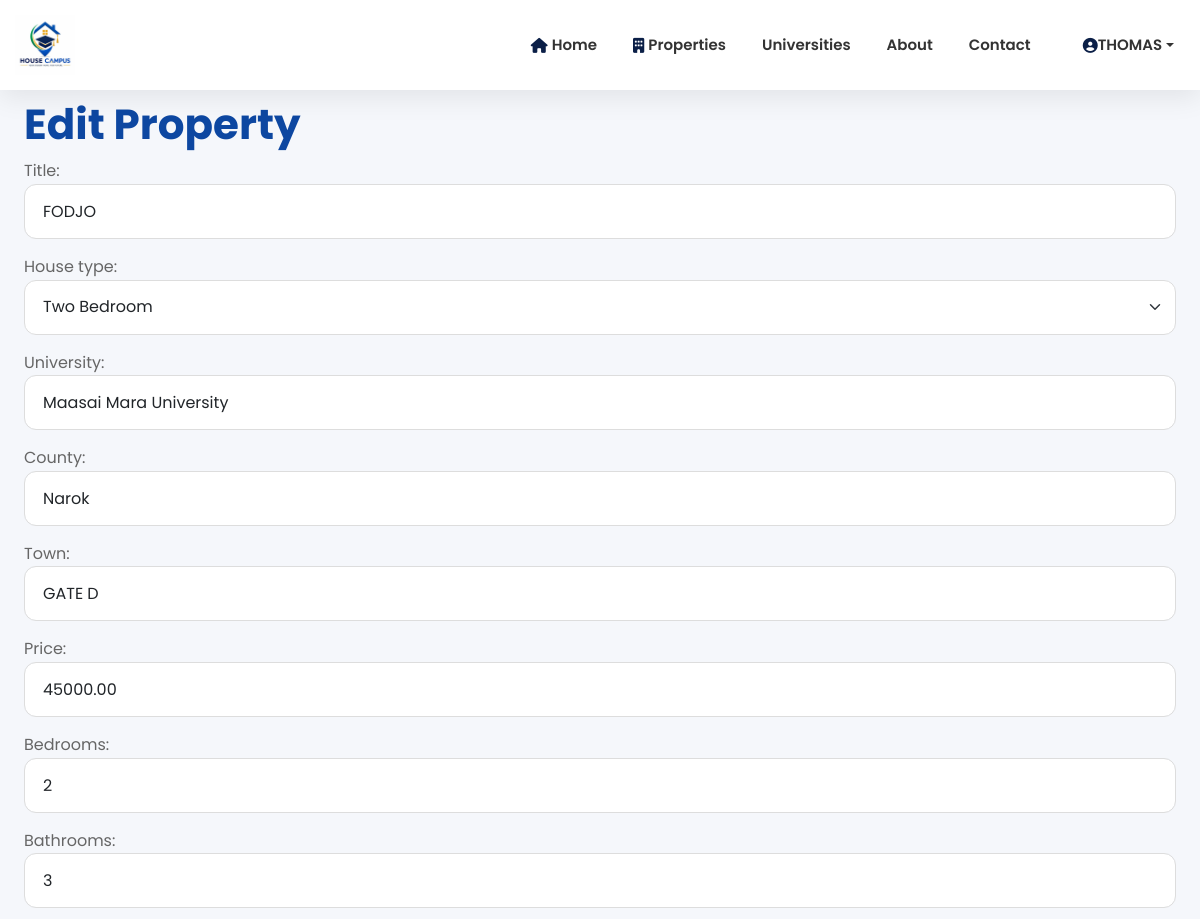
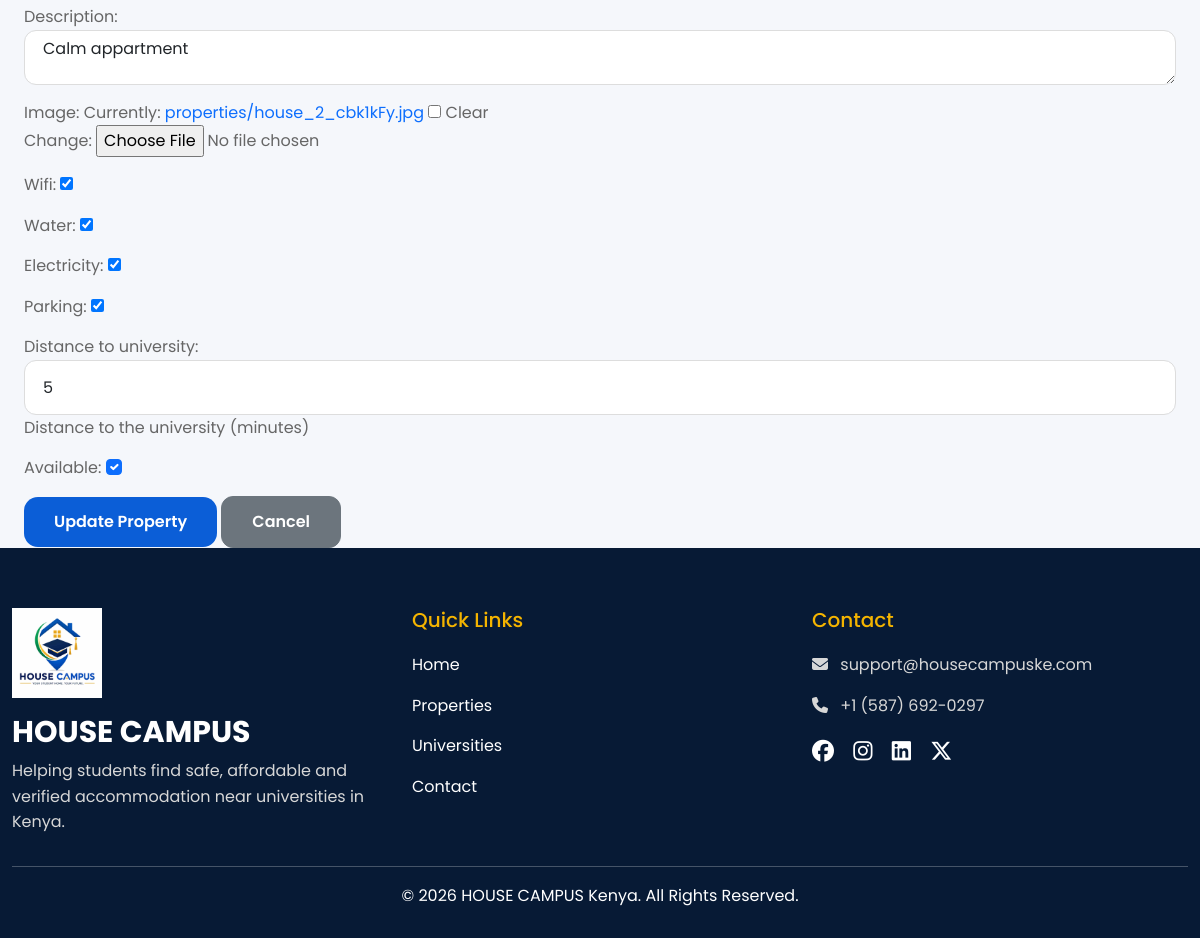
The app's page /properties/4/edit/ (signed in) with its own data (2 pictures, top to bottom).
### accounts/models.py (models this page shows, shortened)
class User(AbstractUser):
    STUDENT = "student"
    LANDLORD = "landlord"
    ADMIN = "admin"
    ROLE_CHOICES = [
        (STUDENT, "Student"),
        (LANDLORD, "Landlord"),
        (ADMIN, "Admin"),
    ]
    role = models.CharField(
        max_length=20,
        choices=ROLE_CHOICES,
        default=STUDENT
    )
    phone = models.CharField(
        max_length=20,
        blank=True
    )
    whatsapp_number = models.CharField(
        max_length=20,
        blank=True,
        null=True,
        help_text="Example: 254712345678"
    )
    university = models.CharField(
        max_length=150,
        blank=True
    )
    county = models.CharField(
        max_length=100,
        blank=True
    )
    town = models.CharField(
        max_length=100,
        blank=True
    )
    profile_picture = models.ImageField(
        upload_to="profiles/",
        blank=True,
        null=True
    )
    verified = models.BooleanField(default=False)

### properties/models.py (models this page shows, shortened)
class Property(models.Model):
    HOUSE_TYPES = [
        ("Bedsitter", "Bedsitter"),
        ("Silver House (Mabati)", "Silver House (Mabati)"),
        ("Hostel", "Hostel"),
        ("One Bedroom", "One Bedroom"),
        ("Two Bedroom", "Two Bedroom"),
        ("Shared Room", "Shared Room"),
        ("Self Contained", "Self Contained"),
    ]
    landlord = models.ForeignKey(
        settings.AUTH_USER_MODEL,
        on_delete=models.CASCADE,
        related_name="properties",
        null=True,
        blank=True,
    )
    title = models.CharField(max_length=200)
    house_type = models.CharField(
        max_length=50,
        choices=HOUSE_TYPES,
    )
    university = models.CharField(max_length=150)
    county = models.CharField(max_length=100)
    town = models.CharField(max_length=100)
    price = models.DecimalField(
        max_digits=10,
        decimal_places=2,
    )
    bedrooms = models.PositiveIntegerField(default=1)
    bathrooms = models.PositiveIntegerField(default=1)
    description = models.TextField()
    image = models.ImageField(
        upload_to="properties/",
        blank=True,
        null=True,
    )
    wifi = models.BooleanField(default=False)
    water = models.BooleanField(default=True)
    electricity = models.BooleanField(default=True)
    parking = models.BooleanField(default=False)
    distance_to_university = models.PositiveIntegerField(
        default=5,
        help_text="Distance to the university (minutes)",
    )
    available = models.BooleanField(default=True)
    created_at = models.DateTimeField(auto_now_add=True)
    class Meta:
        ordering = ["-created_at"]

### properties/views.py (the view)
# urls.py: path("<int:pk>/edit/", views.edit_property, name="edit_property"),
@login_required
def edit_property(request, pk):
    if request.user.role != "landlord":
        messages.error(request, "Only landlords can edit properties.")
        return redirect("property_list")
    property = get_object_or_404(
        Property,
        pk=pk,
        landlord=request.user,
    )
    if request.method == "POST":
        form = PropertyForm(
            request.POST,
            request.FILES,
            instance=property,
        )
        if form.is_valid():
            form.save()
            messages.success(request, "Property updated successfully.")
            return redirect("property_detail", pk=property.pk)
    else:
        form = PropertyForm(instance=property)
    return render(
        request,
        "properties/edit_property.html",
        {
            "form": form,
            "property": property,
        },
    )

### templates/properties/edit_property.html (shortened to what this page needs)
{% extends "base.html" %}
{% block content %}
<div class="container mt-4">
    <h2>Edit Property</h2>
    <form method="POST" enctype="multipart/form-data">
        {{ form.as_p }}
        <button type="submit" class="btn btn-primary">
            Update Property
        </button>
        <a href="{% url 'property_list' %}" class="btn btn-secondary">
            Cancel
        </a>
    </form>
</div>
{% endblock %}

### templates/base.html (shortened to what this page needs)
{% load static %}
<!DOCTYPE html>
<html lang="en">
<head>
    <link href="https://cdn.jsdelivr.net/npm/bootstrap@5.3.7/dist/css/bootstrap.min.css"
      rel="stylesheet">
    <link rel="stylesheet"
      href="https://cdnjs.cloudflare.com/ajax/libs/font-awesome/6.7.2/css/all.min.css">
    <link rel="stylesheet" href="{% static 'css/style.css' %}">
</head>
<body>
    <nav class="navbar navbar-expand-lg fixed-top">
        <div class="container">
            <a class="navbar-brand" href="/">
                <img src="{% static 'images/logo.png' %}" alt="HOUSE CAMPUS Logo" class="logo">
            </a>
            <div class="collapse navbar-collapse" id="navbarNav">
                <ul class="navbar-nav ms-auto align-items-center">
                    <li class="nav-item">
                        <a class="nav-link" href="/">
                            <i class="fa fa-home me-1"></i>
                            Home
                        </a>
                    </li>
                    <li class="nav-item">
                        <a class="nav-link" href="{% url 'properties:property_list' %}">
                            <i class="fa fa-building me-1"></i>
                            Properties
                        </a>
                    </li>
                    <li class="nav-item">
                        <a class="nav-link" href="#">
                            Universities
                        </a>
                    </li>
                    <li class="nav-item">
                        <a class="nav-link" href="#">
                            About
                        </a>
                    </li>
                    <li class="nav-item">
                        <a class="nav-link" href="#">
                            Contact
                        </a>
                    </li>
                    {% if user.is_authenticated %}
                    <li class="nav-item dropdown ms-3">
                        <a class="nav-link dropdown-toggle" data-bs-toggle="dropdown">
                            <i class="fa fa-user-circle"></i>
                            {{ user.first_name }}
                        </a>
                    </li>
                    {% endif %}
                </ul>
            </div>
        </div>
    </nav>
    <main>
        <div class="container">
            {% block content %}
            {% endblock %}
        </div>
    </main>
    <footer>
        <div class="container">
            <div class="row">
                <div class="col-lg-4">
                    <img src="{% static 'images/logo.png' %}" width="90">
                    <h3 class="mt-3">HOUSE CAMPUS</h3>
                    <p>
                        Helping students find safe, affordable and verified accommodation near
                        universities in Kenya.
                    </p>
                </div>
                <div class="col-lg-4">
                    <h5>Quick Links</h5>
                    <p><a href="/">Home</a></p>
                    <p><a href="{% url 'properties:property_list' %}">Properties</a></p>
                    <p><a href="#">Universities</a></p>
                    <p><a href="#">Contact</a></p>
                </div>
                <div class="col-lg-4">
                    <h5>Contact</h5>
                    <p>
                        <i class="fa fa-envelope me-2"></i>
                        support@housecampuske.com
                    </p>
                    <p>
                        <i class="fa fa-phone me-2"></i>
                        +1 (587) 692-0297
                    </p>
                    <div class="social mt-3">
                        <a href="#"><i class="fab fa-facebook"></i></a>
                        <a href="#"><i class="fab fa-instagram"></i></a>
                        <a href="#"><i class="fab fa-linkedin"></i></a>
                        <a href="#"><i class="fab fa-x-twitter"></i></a>
                    </div>
                </div>
            </div>
            <hr>
            <div class="text-center">
                © 2026 HOUSE CAMPUS Kenya. All Rights Reserved.
            </div>
        </div>
    </footer>
</body>
</html>

### static/css/style.css (style rules this page uses)
* { margin: 0; padding: 0; box-sizing: border-box; }
html { scroll-behavior: smooth; }
body { font-family: 'Poppins', sans-serif; background: #F5F7FB; color: #2B2B2B; overflow-x: hidden; line-height: 1.6; }
:root { --primary: #0B1F47; --secondary: #F7B731; --success: #22C55E; --danger: #EF4444; --warning: #F59E0B; --light: #F5F7FB; --white: #FFFFFF; --gray: #6B7280; --border: #E5E7EB; --shadow: 0 10px 30px rgba(0, 0, 0, .08); --radius: 18px; }
a { text-decoration: none; transition: .3s; }
h2 { font-size: 42px; font-weight: 700; color: var(--primary); }
h3 { font-size: 30px; font-weight: 700; }
h5 { font-size: 20px; }
p { color: #666; margin-bottom: 15px; }
.container { max-width: 1250px; }
.btn { border-radius: 12px; padding: 13px 30px; font-weight: 600; transition: .35s; }
.btn-primary { background: #0B5ED7; border: none; border-radius: 14px; }
.form-control, .form-select { height: 55px; border-radius: 12px; border: 1px solid #DDD; padding-left: 18px; }
img { max-width: 100%; }
.navbar { height: 90px; background: #fff; box-shadow: 0 12px 30px rgba(0, 0, 0, .08); }
.navbar-brand { display: flex; align-items: center; gap: 15px; font-size: 28px; font-weight: 700; color: var(--primary); }
.navbar-brand img { width: 65px; height: 65px; object-fit: contain; }
.navbar-nav { gap: 10px; }
.nav-link { color: #333 !important; font-weight: 600; padding: 10px 18px !important; border-radius: 12px; transition: .3s; }
.logo { width: 170px; margin: auto; display: block; transition: .3s; }
footer { background: #081B3D; color: white; padding: 90px 0 30px; }
footer p { color: #D7D7D7; }
footer a { color: #D7D7D7; transition: .3s; }
img { transition: .35s; }
body { font-family: Poppins, sans-serif; background: #f5f7fb; overflow-x: hidden; }
:root { --primary: #0D47A1; --secondary: #1565C0; --gold: #F4B400; --green: #00A651; --light: #ffffff; --dark: #071A35; }
.navbar { background: #ffffff !important; box-shadow: 0 4px 18px rgba(0, 0, 0, 0.08); padding: 10px 0; min-height: 80px; z-index: 1050; }
.navbar .container { display: flex; align-items: center; }
.navbar-brand { display: flex; align-items: center; padding: 0; margin-right: 40px; }
.navbar-brand img { height: 60px; width: auto; object-fit: contain; }
.navbar-collapse { justify-content: flex-end; }
.navbar-nav { display: flex !important; flex-direction: row !important; align-items: center; gap: 8px; }
.navbar-nav .nav-item { display: flex; align-items: center; }
.nav-link { color: #333333 !important; font-weight: 500; font-size: 15px; padding: 10px 14px !important; margin: 0 !important; border-radius: 8px; white-space: nowrap; transition: all 0.3s ease; }
.nav-link i { color: var(--primary); }
main { margin-top: 100px; min-height: 75vh; }
footer { background: var(--dark); color: white; padding: 60px 0 30px; }
footer h5 { color: var(--gold); margin-bottom: 20px; }
footer a { color: white; text-decoration: none; }
.social a { color: white; margin-right: 15px; font-size: 22px; }
.navbar { height: 90px; background: #ffffff !important; box-shadow: 0 4px 18px rgba(0, 0, 0, 0.08); padding: 10px 0; z-index: 1050; }
.navbar-collapse { display: flex !important; justify-content: flex-end; }
.navbar-nav { display: flex !important; flex-direction: row !important; align-items: center !important; gap: 8px; margin-left: auto; }
.navbar-nav .nav-link { display: flex; align-items: center; color: #333333 !important; font-size: 15px; font-weight: 600; padding: 10px 14px !important; margin: 0 !important; border-radius: 8px; white-space: nowrap; transition: all 0.3s ease; }
.navbar-nav .nav-link i { color: #0B1F47; }

### templates/base.html (style rules this page uses)
body { font-family: Poppins, sans-serif; background: #f5f7fb; overflow-x: hidden; }
:root { --primary: #0D47A1; --secondary: #1565C0; --gold: #F4B400; --green: #00A651; --light: #ffffff; --dark: #071A35; }
.navbar { background: white; box-shadow: 0 8px 25px rgba(0, 0, 0, .08); padding: 15px 0; }
.navbar-brand { display: flex; align-items: center; font-weight: 700; color: var(--primary) !important; font-size: 28px; }
.navbar-brand img { height: 60px; margin-right: 10px; }
.nav-link { color: #444 !important; font-weight: 500; margin-left: 10px; }
main { margin-top: 100px; min-height: 75vh; }
footer { background: var(--dark); color: white; padding: 60px 0 30px; }
footer h5 { color: var(--gold); margin-bottom: 20px; }
footer a { color: white; text-decoration: none; }
.social a { color: white; margin-right: 15px; font-size: 22px; }

### records on screen
User: first_name "THOMAS"
Property: title "FODJO", house_type "Two Bedroom", university "Maasai Mara University", county "Narok", town "GATE D", price "45000.00", bedrooms "2", bathrooms "3", description "Calm appartment", wifi "☑", water "☑", electricity "☑", parking "☑", distance_to_university "5", available "☑"
